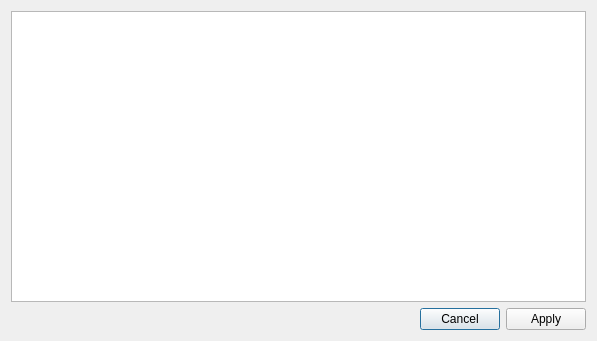
<?xml version="1.0" encoding="UTF-8"?>
<ui version="4.0">
 <class>RepositoryDialog</class>
 <widget class="QDialog" name="RepositoryDialog">
  <property name="geometry">
   <rect>
    <x>0</x>
    <y>0</y>
    <width>597</width>
    <height>341</height>
   </rect>
  </property>
  <property name="windowTitle">
   <string>Repository</string>
  </property>
  <layout class="QVBoxLayout" name="verticalLayout">
   <item>
    <widget class="QListWidget" name="ui_list"/>
   </item>
   <item>
    <widget class="QDialogButtonBox" name="buttonBox">
     <property name="orientation">
      <enum>Qt::Horizontal</enum>
     </property>
     <property name="standardButtons">
      <set>QDialogButtonBox::Apply|QDialogButtonBox::Cancel</set>
     </property>
    </widget>
   </item>
  </layout>
 </widget>
 <resources/>
 <connections>
  <connection>
   <sender>buttonBox</sender>
   <signal>accepted()</signal>
   <receiver>RepositoryDialog</receiver>
   <slot>accept()</slot>
   <hints>
    <hint type="sourcelabel">
     <x>248</x>
     <y>254</y>
    </hint>
    <hint type="destinationlabel">
     <x>157</x>
     <y>274</y>
    </hint>
   </hints>
  </connection>
  <connection>
   <sender>buttonBox</sender>
   <signal>rejected()</signal>
   <receiver>RepositoryDialog</receiver>
   <slot>reject()</slot>
   <hints>
    <hint type="sourcelabel">
     <x>316</x>
     <y>260</y>
    </hint>
    <hint type="destinationlabel">
     <x>286</x>
     <y>274</y>
    </hint>
   </hints>
  </connection>
 </connections>
</ui>
